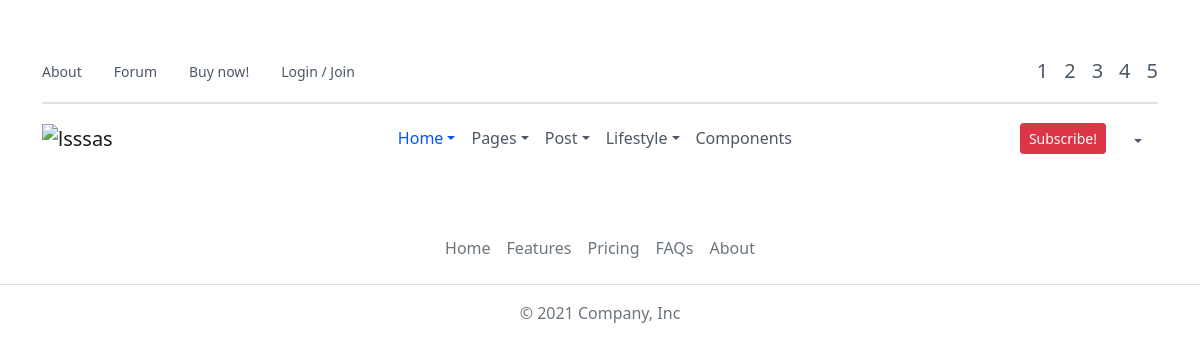
Before: / with the older database file.
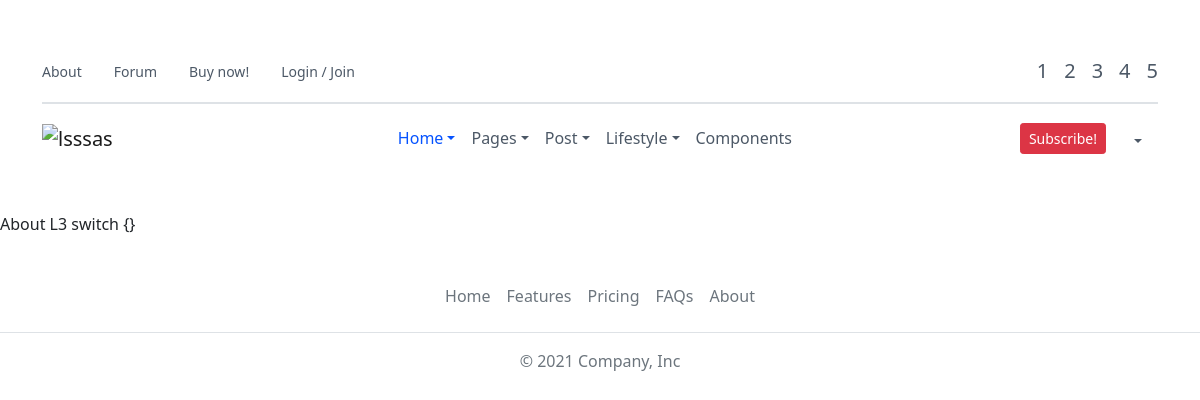
After: the same page with the newer database file.
### core/models.py (models this page shows, shortened)
class Post(models.Model):
    title = models.CharField(max_length=100)
    category = models.ForeignKey("Categories", on_delete=models.CASCADE)
    content = models.TextField()
    author = models.ForeignKey(settings.AUTH_USER_MODEL,
                               on_delete=models.CASCADE,
                               related_name="profiles")
    post_image = models.ImageField(upload_to='post_images/%Y/%m/%d/')
    number_of_views = models.PositiveIntegerField(default=0)
    created_at = models.DateTimeField(auto_now_add=True, db_index=True)
    updated_at = models.DateTimeField(auto_now=True)
    is_published = models.BooleanField(default=False)
    class Meta:
        verbose_name = "Post"
        verbose_name_plural = "Posts"

### core/views.py (the view)
# urls.py: path("", index, name="home"),
def index(request):
    posts = Post.objects.all().filter(tags=4)
    return render(request, "homepage.html", {"post": posts})

### templates/homepage.html
{% extends "base.html" %}
  {% block content %}
      {% for p in post %}
          {{ p.title }}
          {{ p.tags.aggregate }}
      {% endfor %}
  {% endblock %}

### templates/base.html (shortened to what this page needs)
<!DOCTYPE html>
<html lang="en">
<head>
  <link href="https://cdn.jsdelivr.net/npm/bootstrap@5.1.1/dist/css/bootstrap.min.css" rel="stylesheet">
  {% include "header.html" %}
</head>
<body>
  {% block content %}
  {% endblock %}
  {% include "footer.html" %}
</body>
</html>

### templates/header.html (shortened to what this page needs)
<header class="navbar-light navbar-sticky header-static py-3 my-4">
	<div class="navbar-top d-none d-lg-block small">
		<div class="container">
			<div class="d-md-flex justify-content-between align-items-center my-2">
				<ul class="nav">
					<li class="nav-item">
						<a class="nav-link ps-0" href="about-us.html">About</a>
					</li>
					<li class="nav-item">
						<a class="nav-link" href="#">Forum</a>
					</li>
					<li class="nav-item">
						<a class="nav-link" href="https://themes.getbootstrap.com/store/webestica/">Buy now!</a>
					</li>
					<li class="nav-item">
						<a class="nav-link" href="signin.html">Login / Join</a>
					</li>
				</ul>
				<div class="d-flex align-items-center">
					<ul class="nav">
						<li class="nav-item">
							<a class="nav-link px-2 fs-5" href="#">1</a>
						</li>
						<li class="nav-item">
							<a class="nav-link px-2 fs-5" href="#">2</a>
						</li>
						<li class="nav-item">
							<a class="nav-link px-2 fs-5" href="#">3</a>
						</li>
						<li class="nav-item">
							<a class="nav-link px-2 fs-5" href="#">4</a>
						</li>
						<li class="nav-item">
							<a class="nav-link ps-2 pe-0 fs-5" href="#">5</a>
						</li>
					</ul>
				</div>
			</div>
			<div class="border-bottom border-2" style="color: rgb(88, 92, 104)"></div>
		</div>
	</div>
	<nav class="navbar navbar-expand-lg">
		<div class="container">
			<a class="navbar-brand media-right" style="width: 120px;" href="">
				<img class="navbar-brand-item light-mode-item"  src="" alt="lsssas">
			</a>
			<div class="collapse navbar-collapse">
				<ul class="navbar-nav navbar-nav-scroll mx-auto">
					<li class="nav-item dropdown">
						<a class="nav-link dropdown-toggle active" href="#" id="homeMenu" role="button" data-bs-toggle="dropdown" aria-expanded="true">Home</a>
					</li>
					<li class="nav-item dropdown">
						<a class="nav-link dropdown-toggle" href="#" id="pagesMenu" data-bs-toggle="dropdown" aria-haspopup="true" aria-expanded="false">Pages</a>
					</li>
					<li class="nav-item dropdown">
						<a class="nav-link dropdown-toggle" href="#" id="postMenu" data-bs-toggle="dropdown" aria-haspopup="true" aria-expanded="false">Post</a>
					</li>
					<li class="nav-item dropdown dropdown-fullwidth">
						<a class="nav-link dropdown-toggle" href="#" id="megaMenu" data-bs-toggle="dropdown" aria-haspopup="true" aria-expanded="false"> Lifestyle</a>
					</li>
					<li class="nav-item">	<a class="nav-link" href="../docs/alerts.html">Components</a></li>
				</ul>
			</div>
			<div class="nav flex-nowrap align-items-center">
				<div class="nav-item d-none d-md-block">
					<a href="#" class="btn btn-sm btn-danger mb-0 mx-2">Subscribe!</a>
				</div>
				<div class="nav-item dropdown dropdown-toggle-icon-none nav-search">
					<a class="nav-link dropdown-toggle" role="button" href="#" id="navSearch" data-bs-toggle="dropdown" aria-expanded="false">
					</a>
				</div>
			</div>
		</div>
	</nav>
</header>

### templates/footer.html
<footer class="py-3 my-4">
    <ul class="nav justify-content-center border-bottom pb-3 mb-3">
      <li class="nav-item"><a href="#" class="nav-link px-2 text-muted">Home</a></li>
      <li class="nav-item"><a href="#" class="nav-link px-2 text-muted">Features</a></li>
      <li class="nav-item"><a href="#" class="nav-link px-2 text-muted">Pricing</a></li>
      <li class="nav-item"><a href="#" class="nav-link px-2 text-muted">FAQs</a></li>
      <li class="nav-item"><a href="#" class="nav-link px-2 text-muted">About</a></li>
    </ul>
    <p class="text-center text-muted">© 2021 Company, Inc</p>
</footer>

### templates/header.html (style rules this page uses)
.nav-link { color: #4c5866; }
.navbar-light .navbar-nav .nav-link { color: #4c5866; }
.navbar-light .navbar-nav .nav-link.active { color: #0653ff; }

Changed rows visible on the page:
added Post: title "About L3 switch", tags.aggregate "{}"
